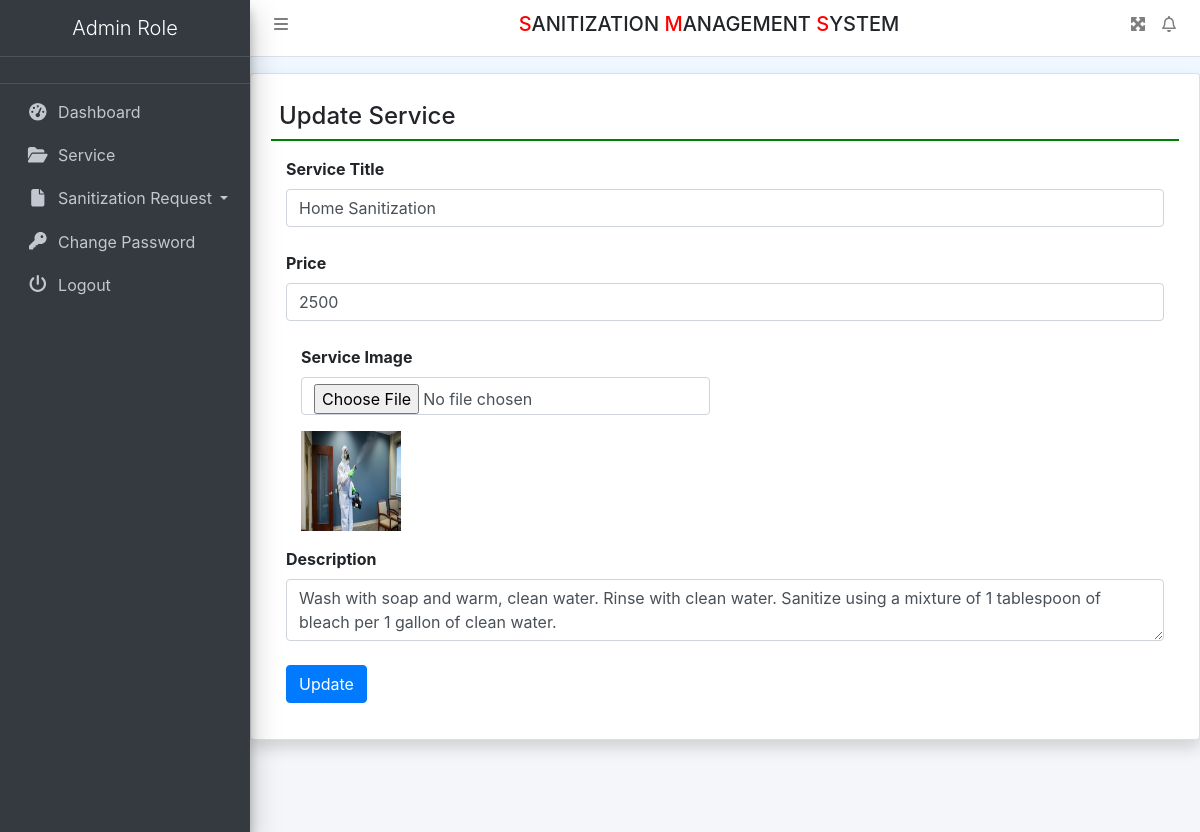
The page /editService/1 (signed in) on the database its author committed.
### sanitization/models.py (models this page shows, shortened)
class Services(models.Model):
    ServiceName = models.CharField(max_length=250, null=True)
    Price = models.CharField(max_length=200, null=True)
    Image = models.FileField(max_length=150, null=True)
    ServiceDetail = models.CharField(max_length=350, null=True)
    CreationDate = models.DateTimeField(auto_now_add=True)

### sanitization/views.py (the view, shortened to what this page needs)
# urls.py: path('editService/<int:pid>', editService, name='editService'),
def editService(request, pid):
    if not request.user.is_authenticated:
        return redirect('admin_login')
    error = ""
    service = Services.objects.get(id=pid)
    return render(request, 'editService.html', locals())

### sanitization/templates/editService.html (shortened to what this page needs)
{% extends 'header.html' %}
{% block main %}
{% load static %}
<div class="card shadow mt-3">
    <div class="card-body">
        <h4 class="p-2" style="border-bottom: 2px solid green;">Update Service</h4>
        <div class="container-fluid mt-3">
            <div class="form-group">
                <form method="post" enctype="multipart/form-data">
                    <label>Service Title</label>
                    <input type="text" name="ServiceName" value="{{service.ServiceName}}" class="form-control">
                    <br>
                    <label>Price</label>
                    <input type="text" name="Price" value="{{service.Price}}" class="form-control">
                    <br>
                    <div class="col-sm-6">
                        <div class="form-group">
                            <label>Service Image</label>
                            <input type="file" name="Image" class="form-control">
                        </div>
                    </div>
                    {% if service.Image == null %}
                    <div class="col-sm-6">
                        <div class="form-group">
                            <img src="{% static 'images/nopic.jpg' %}" name="Image" height="100" width="100">
                        </div>
                    </div>
                    {% else %}
                    <div class="col-sm-6">
                        <div class="form-group">
                            <img src="{{service.Image.url}}" name="Image" height="100" width="100">
                        </div>
                    </div>
                    {% endif %}
                    <label>Description</label>
                    <textarea name="ServiceDetail" class="form-control">{{service.ServiceDetail}}</textarea>
                    <br>
                    <input type="submit" value="Update" class="btn btn-primary">
                </form>
            </div>
        </div>
    </div>
</div>
{% endblock %}

### sanitization/templates/header.html (style rules this page uses)
body { background-color: aliceblue; }

### rows shown on the page
Services: ServiceName "Home Sanitization", Price "2500", Image (picture), ServiceDetail "Wash with soap and warm, clean water. Rinse with clean water. Sanitize using a mixture of 1 tablespoon of bleach per 1 gallon of clean water."
